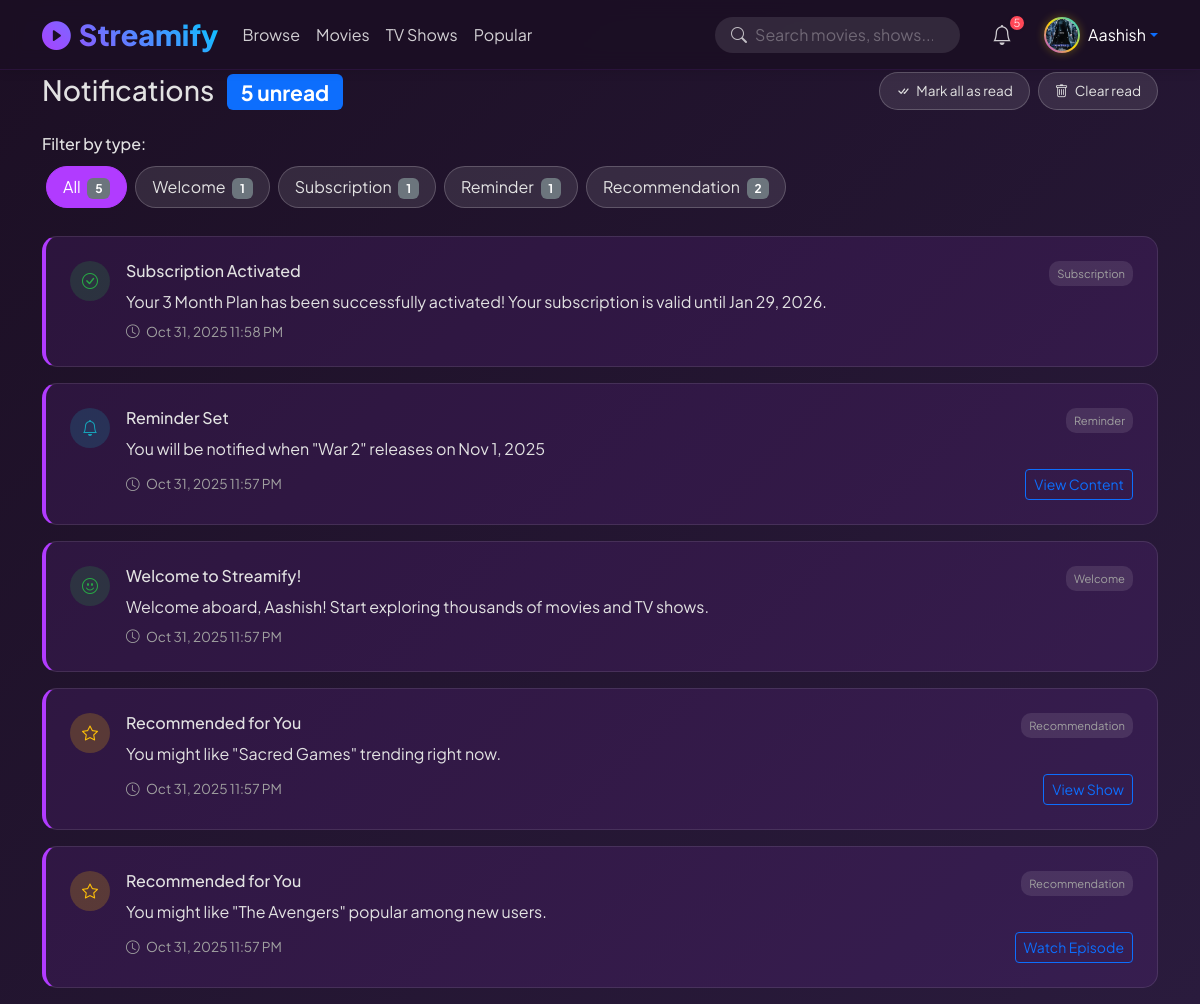
Page /notifications.php (signed in) on the committed database.
### tables this page shows
CREATE TABLE IF NOT EXISTS `users` (
  `user_id` int(11) NOT NULL AUTO_INCREMENT,
  `username` varchar(50) NOT NULL,
  `email` varchar(100) NOT NULL,
  `mobile_no` varchar(15) DEFAULT NULL,
  `password_hash` varchar(255) NOT NULL,
  `profile_pic` varchar(255) DEFAULT NULL,
  `role` enum('user','admin') DEFAULT 'user',
  `subscription_type` enum('free','premium') DEFAULT 'free',
  `is_premium` tinyint(1) DEFAULT 0,
  `created_at` timestamp NOT NULL DEFAULT current_timestamp(),
  `last_login` timestamp NULL DEFAULT NULL,
  PRIMARY KEY (`user_id`),
  UNIQUE KEY `username` (`username`),
  UNIQUE KEY `email` (`email`)
);

CREATE TABLE IF NOT EXISTS `notifications` (
  `notification_id` int(11) NOT NULL AUTO_INCREMENT,
  `user_id` int(11) NOT NULL,
  `type` enum('welcome','subscription_success','subscription_ending','subscription_expired','content_available','reminder_set','new_episode','recommendation','system','watchlist_reminder','general') NOT NULL DEFAULT 'general',
  `title` varchar(255) NOT NULL,
  `message` text NOT NULL,
  `related_id` int(11) DEFAULT NULL,
  `is_read` tinyint(1) NOT NULL DEFAULT 0,
  `created_at` timestamp NOT NULL DEFAULT current_timestamp(),
  PRIMARY KEY (`notification_id`),
  KEY `user_id` (`user_id`),
  KEY `idx_user_read` (`user_id`,`is_read`),
  KEY `idx_type` (`type`),
  KEY `idx_created_at` (`created_at`),
  KEY `idx_notifications_user_type` (`user_id`,`type`),
  KEY `idx_notifications_created_read` (`created_at`,`is_read`)
);

CREATE TABLE IF NOT EXISTS `content` (
  `content_id` int(11) NOT NULL AUTO_INCREMENT,
  `title` varchar(100) NOT NULL,
  `description` text DEFAULT NULL,
  `content_type` enum('movie','tv_show') NOT NULL,
  `release_year` int(11) NOT NULL,
  `thumbnail_url` varchar(255) DEFAULT NULL,
  `banner_url` varchar(255) DEFAULT NULL,
  `rating` decimal(3,1) DEFAULT NULL,
  `created_at` timestamp NOT NULL DEFAULT current_timestamp(),
  `video_path` varchar(255) DEFAULT NULL,
  `featured` tinyint(1) DEFAULT 0,
  `is_premium` tinyint(1) DEFAULT 0,
  `views` int(10) UNSIGNED NOT NULL DEFAULT 0,
  `duration` int(11) DEFAULT NULL,
  `schedule_date` datetime DEFAULT NULL,
  `is_scheduled` tinyint(1) DEFAULT 0,
  PRIMARY KEY (`content_id`),
  KEY `idx_scheduled_release` (`is_scheduled`,`schedule_date`)
);

CREATE TABLE IF NOT EXISTS `episodes` (
  `episode_id` int(11) NOT NULL AUTO_INCREMENT,
  `content_id` int(11) DEFAULT NULL,
  `episode_number` int(11) DEFAULT NULL,
  `title` varchar(100) DEFAULT NULL,
  `description` text DEFAULT NULL,
  `duration_minutes` int(11) DEFAULT NULL,
  `release_date` date DEFAULT NULL,
  `rating` decimal(3,1) DEFAULT NULL,
  `video_path` varchar(255) DEFAULT NULL,
  `is_scheduled` tinyint(1) DEFAULT 0,
  `scheduled_release_date` datetime DEFAULT NULL,
  PRIMARY KEY (`episode_id`),
  KEY `content_id` (`content_id`),
  KEY `idx_scheduled_release` (`is_scheduled`,`scheduled_release_date`)
);

### notification_manager.php (called while the page is built, shortened)
<?php
class NotificationManager {
    private $conn;
    public function __construct($connection) {
        $this->conn = $connection;
    }
    public function getUnreadCount($user_id) {
        try {
            $stmt = $this->conn->prepare("
                SELECT COUNT(*) as count FROM notifications
                WHERE user_id = ? AND is_read = 0
            ");
            $stmt->bind_param("i", $user_id);
            $stmt->execute();
            $result = $stmt->get_result()->fetch_assoc();
            return $result['count'] ?? 0;
        } catch (Exception $e) {
            error_log("Error getting unread count: " . $e->getMessage());
            return 0;
        }
    }
}
?>

### notifications.php (the view, shortened to what this page needs)
<?php
require_once "db.php";
require_once "notification_manager.php";
$user_id = $_SESSION['user_id'];
$filter = isset($_GET['filter']) ? $_GET['filter'] : 'all';
$filter_condition = "";
$sql = "
    SELECT n.*, c.title as content_title, c.thumbnail_url, c.content_type,
           e.title as episode_title, e.episode_number
    FROM notifications n
    LEFT JOIN content c ON n.related_id = c.content_id
    LEFT JOIN episodes e ON n.related_id = e.episode_id
    WHERE n.user_id = ?
    {$filter_condition}
    ORDER BY n.created_at DESC
    LIMIT 50
";
$notificationsStmt = $conn->prepare($sql);
if ($filter !== 'all') {
    $notificationsStmt->bind_param("is", $user_id, $filter);
} else {
    $notificationsStmt->bind_param("i", $user_id);
}
$notificationsStmt->execute();
$notifications = $notificationsStmt->get_result()->fetch_all(MYSQLI_ASSOC);
$typeCountsStmt = $conn->prepare("
    SELECT type, COUNT(*) as count
    FROM notifications
    WHERE user_id = ?
    GROUP BY type
");
$typeCountsStmt->bind_param("i", $user_id);
$typeCountsStmt->execute();
$typeCountsResult = $typeCountsStmt->get_result();
$typeCounts = [];
$totalCount = 0;
while ($row = $typeCountsResult->fetch_assoc()) {
    $typeCounts[$row['type']] = $row['count'];
    $totalCount += $row['count'];
}
$typeInfo = [
    'welcome' => ['label' => 'Welcome', 'icon' => 'bi-emoji-smile', 'color' => 'icon-success'],
    'subscription_success' => ['label' => 'Subscription', 'icon' => 'bi-check-circle', 'color' => 'icon-success'],
    'subscription_ending' => ['label' => 'Subscription', 'icon' => 'bi-exclamation-triangle', 'color' => 'icon-warning'],
    'subscription_expired' => ['label' => 'Subscription', 'icon' => 'bi-x-circle', 'color' => 'icon-danger'],
    'content_available' => ['label' => 'New Content', 'icon' => 'bi-play-circle', 'color' => 'icon-primary'],
    'reminder_set' => ['label' => 'Reminder', 'icon' => 'bi-bell', 'color' => 'icon-info'],
    'new_episode' => ['label' => 'New Episode', 'icon' => 'bi-tv', 'color' => 'icon-primary'],
    'recommendation' => ['label' => 'Recommendation', 'icon' => 'bi-star', 'color' => 'icon-warning'],
    'system' => ['label' => 'System', 'icon' => 'bi-megaphone', 'color' => 'icon-info'],
    'watchlist_reminder' => ['label' => 'Watchlist', 'icon' => 'bi-bookmark', 'color' => 'icon-info'],
    'general' => ['label' => 'General', 'icon' => 'bi-bell', 'color' => 'icon-info']
];
?>
<!DOCTYPE html>
<html lang="en">
<head>
    <link href="https://cdn.jsdelivr.net/npm/bootstrap@5.3.3/dist/css/bootstrap.min.css" rel="stylesheet">
    <link rel="stylesheet" href="https://cdn.jsdelivr.net/npm/bootstrap-icons@1.11.1/font/bootstrap-icons.css">
</head>
<body class="pt-5">
    <?php include "header.php"; ?>
    <div class="container mt-4">
        <div class="row">
            <div class="col-12">
                <div class="d-flex justify-content-between align-items-center mb-4">
                    <h1 class="h3 mb-0">
                        Notifications
                        <?php if ($unreadCount > 0): ?>
                            <span class="badge bg-primary ms-2"><?= $unreadCount ?> unread</span>
                        <?php endif; ?>
                    </h1>
                    <div class="d-flex gap-2">
                        <?php if ($unreadCount > 0): ?>
                            <a href="notifications.php?action=mark_all_read" class="btn btn-mark-read">
                                <i class="bi bi-check-all me-1"></i> Mark all as read
                            </a>
                        <?php endif; ?>
                        <?php if ($totalCount > 0): ?>
                            <a href="notifications.php?action=clear_read" class="btn btn-mark-read"
                               onclick="return confirm('Clear all read notifications?')">
                                <i class="bi bi-trash me-1"></i> Clear read
                            </a>
                        <?php endif; ?>
                    </div>
                </div>
                <div class="mb-4">
                    <h6 class="mb-2">Filter by type:</h6>
                    <div class="d-flex flex-wrap">
                        <a href="notifications.php" class="filter-badge <?= $filter === 'all' ? 'active' : '' ?>">
                            All <span class="badge bg-secondary ms-1"><?= $totalCount ?></span>
                        </a>
                        <?php foreach ($typeInfo as $type => $info): ?>
                            <?php if (isset($typeCounts[$type])): ?>
                                <a href="notifications.php?filter=<?= $type ?>"
                                   class="filter-badge <?= $filter === $type ? 'active' : '' ?>">
                                    <?= $info['label'] ?> <span class="badge bg-secondary ms-1"><?= $typeCounts[$type] ?></span>
                                </a>
                            <?php endif; ?>
                        <?php endforeach; ?>
                    </div>
                </div>
                <?php if (empty($notifications)): ?>
                    <div class="empty-state">
                        <i class="bi bi-bell"></i>
                        <h4>No notifications yet</h4>
                        <p>You'll see important updates here</p>
                        <a href="browse.php" class="btn btn-primary mt-3">
                            <i class="bi bi-play-circle me-2"></i> Start Browsing
                        </a>
                    </div>
                <?php else: ?>
                    <div class="notifications-list">
                        <?php foreach ($notifications as $notification):
                            $type = $notification['type'];
                            $typeData = $typeInfo[$type] ?? $typeInfo['general'];
                        ?>
                            <div class="notification-card <?= $notification['is_read'] ? '' : 'unread' ?>">
                                <div class="d-flex align-items-start">
                                    <div class="notification-icon <?= $typeData['color'] ?>">
                                        <i class="bi <?= $typeData['icon'] ?>"></i>
                                    </div>
                                    <div class="flex-grow-1">
                                        <div class="d-flex justify-content-between align-items-start mb-1">
                                            <h6 class="mb-0"><?= htmlspecialchars($notification['title']) ?></h6>
                                            <span class="notification-type-badge"><?= $typeData['label'] ?></span>
                                        </div>
                                        <p class="mb-2"><?= htmlspecialchars($notification['message']) ?></p>
                                        <div class="d-flex justify-content-between align-items-center">
                                            <small class="notification-time">
                                                <i class="bi bi-clock me-1"></i>
                                                <?= date('M j, Y g:i A', strtotime($notification['created_at'])) ?>
                                            </small>
                                            <?php if ($notification['content_title'] || $notification['episode_title']): ?>
                                                <?php
                                                $watchUrl = "";
                                                $linkText = "View Content";
                                                if ($notification['episode_title']) {
                                                    $watchUrl = "watch.php?id=" . $notification['related_id'];
                                                    $linkText = "Watch Episode";
                                                } elseif ($notification['content_type'] === 'tv_show') {
                                                    $watchUrl = "watch.php?id=" . $notification['related_id'];
                                                    $linkText = "View Show";
                                                } else {
                                                    $watchUrl = "watch.php?id=" . $notification['related_id'];
                                                }
                                                ?>
                                                <a href="<?= $watchUrl ?>"
                                                   class="btn btn-sm btn-outline-primary">
                                                    <?= $linkText ?>
                                                </a>
                                            <?php endif; ?>
                                        </div>
                                    </div>
                                </div>
                            </div>
                        <?php endforeach; ?>
                    </div>
                <?php endif; ?>
            </div>
        </div>
    </div>
</body>
</html>

### header.php (shortened to what this page needs)
<?php
require_once 'db.php';
$user = null;
$is_premium = false;
if (isset($_SESSION['user_id'])) {
    $stmt = $conn->prepare("SELECT username, email, mobile_no, profile_pic, role, subscription_type, is_premium FROM users WHERE user_id = ?");
    $stmt->bind_param('i', $_SESSION['user_id']);
    $stmt->execute();
    $result = $stmt->get_result();
    $user = $result->fetch_assoc();
    $is_premium = $user['is_premium'] ?? false;
}
?>
<?php include 'modals.php'; ?>
  <nav class="navbar navbar-expand-lg navbar-dark fixed-top mb-5">
    <div class="container">
      <a class="navbar-brand" href="index.php">
        <i class="bi bi-play-circle-fill me-2"></i>Streamify
      </a>
      <div class="collapse navbar-collapse" id="navbarContent">
        <ul class="navbar-nav me-auto">
          <li class="nav-item">
            <a class="nav-link" href="browse.php">Browse</a>
          </li>
          <li class="nav-item">
            <a class="nav-link" href="movies.php">Movies</a>
          </li>
          <li class="nav-item">
            <a class="nav-link" href="tvshows.php">TV Shows</a>
          </li>
          <li class="nav-item">
            <a class="nav-link" href="popular.php">Popular</a>
          </li>
        </ul>
        <div class="search-box me-3">
          <i class="bi bi-search"></i>
          <form method="GET" action="browse.php">
          <input style="color:white; " class="form-control" type="search" name="search" placeholder="Search movies, shows..." aria-label="Search">
        </form>
        </div>
        <div class="d-flex align-items-center">
        <?php if ($user): ?>
        <div class="notification-container me-3">
            <a href="notifications.php" class="nav-link position-relative">
                <i class="bi bi-bell fs-5 notification-bell"></i>
                <?php
                $unreadCount = 0;
                if (isset($_SESSION['user_id'])) {
                    require_once "notification_manager.php";
                    $notificationManager = new NotificationManager($conn);
                    $unreadCount = $notificationManager->getUnreadCount($_SESSION['user_id']);
                }
                ?>
                <?php if ($unreadCount > 0): ?>
                    <span class="notification-badge">
                        <?= $unreadCount > 9 ? '9+' : $unreadCount ?>
                    </span>
                <?php endif; ?>
            </a>
        </div>
            <div class="dropdown">
              <a href="#" class="d-flex align-items-center text-decoration-none dropdown-toggle" id="userDropdown" data-bs-toggle="dropdown" aria-expanded="false">
                <?php if ($user['profile_pic'] && file_exists($user['profile_pic'])): ?>
                  <img src="<?php echo htmlspecialchars($user['profile_pic']); ?>" class="user-avatar me-2 <?= $is_premium ? 'premium' : '' ?>" alt="Profile">
                <?php endif; ?>
                <span class="d-none d-lg-inline text-white">
                  <?php echo htmlspecialchars($user['username']); ?>
                </span>
              </a>
            </div>
          <?php endif; ?>
        </div>
      </div>
    </div>
  </nav>

### rows in the picture
users: profile_pic (picture), username "Aashish"
notifications: title "Subscription Activated", type "Subscription", message "Your 3 Month Plan has been successfully activated! Your subscription is valid until Jan 29, 2026.", created_at "Oct 31, 2025 11:58 PM"
notifications: title "Reminder Set", type "Reminder", message "You will be notified when \"War 2\" releases on Nov 1, 2025", created_at "Oct 31, 2025 11:57 PM", content.title "View Content"
notifications: title "Welcome to Streamify!", type "Welcome", message "Welcome aboard, Aashish! Start exploring thousands of movies and TV shows.", created_at "Oct 31, 2025 11:57 PM"
notifications: title "Recommended for You", type "Recommendation", message "You might like \"Sacred Games\" trending right now.", created_at "Oct 31, 2025 11:57 PM", linkText "View Show"
notifications: title "Recommended for You", type "Recommendation", message "You might like \"The Avengers\" popular among new users.", created_at "Oct 31, 2025 11:57 PM", episodes.title "Watch Episode"

### other values in the picture
$unreadCount "5"
$totalCount "5"
$info['label'] "Welcome"
$typeCounts[$type] "1"
$info['label'] "Subscription"
$info['label'] "Reminder"
$info['label'] "Recommendation"
$typeCounts[$type] "2"
